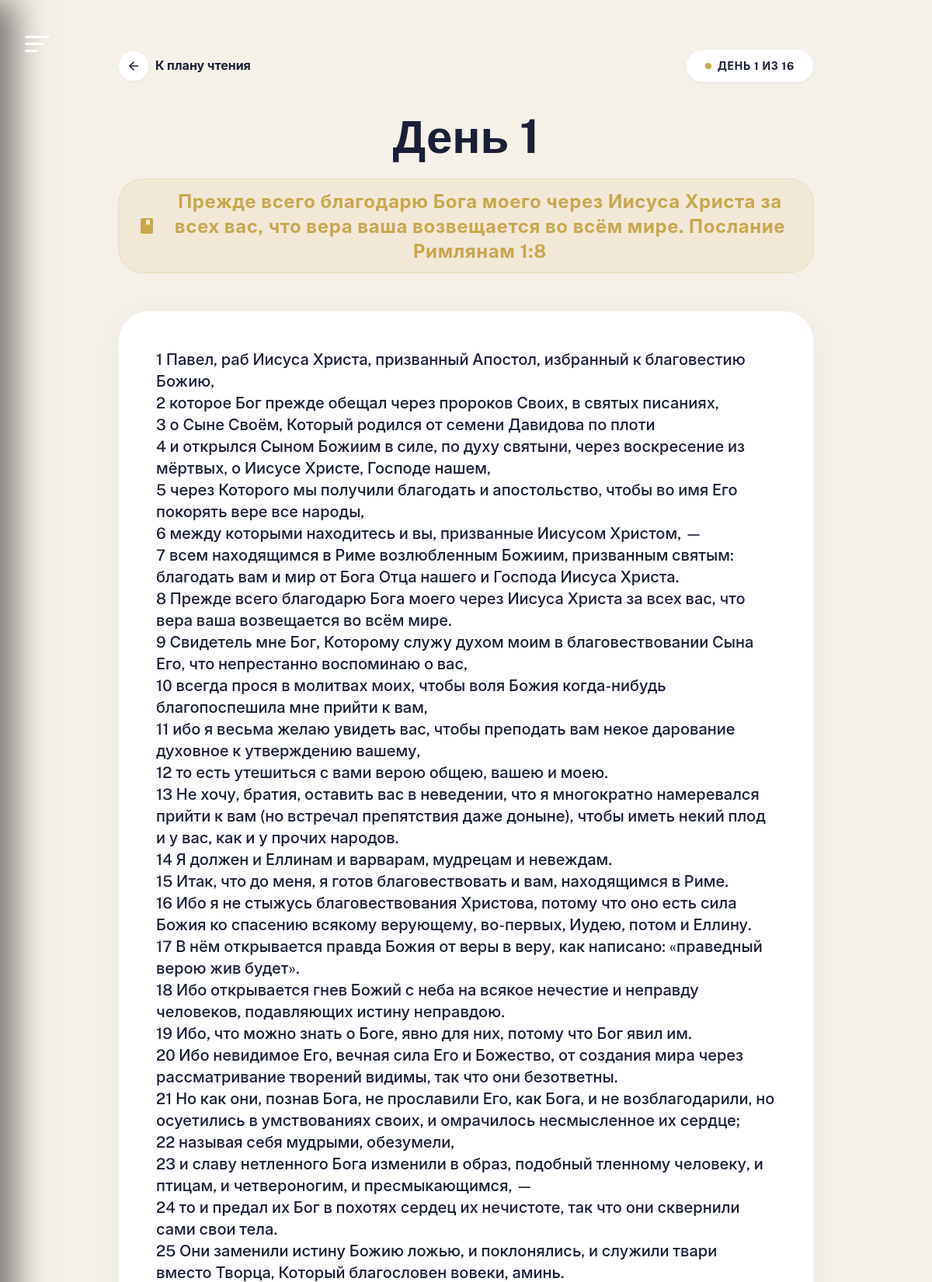
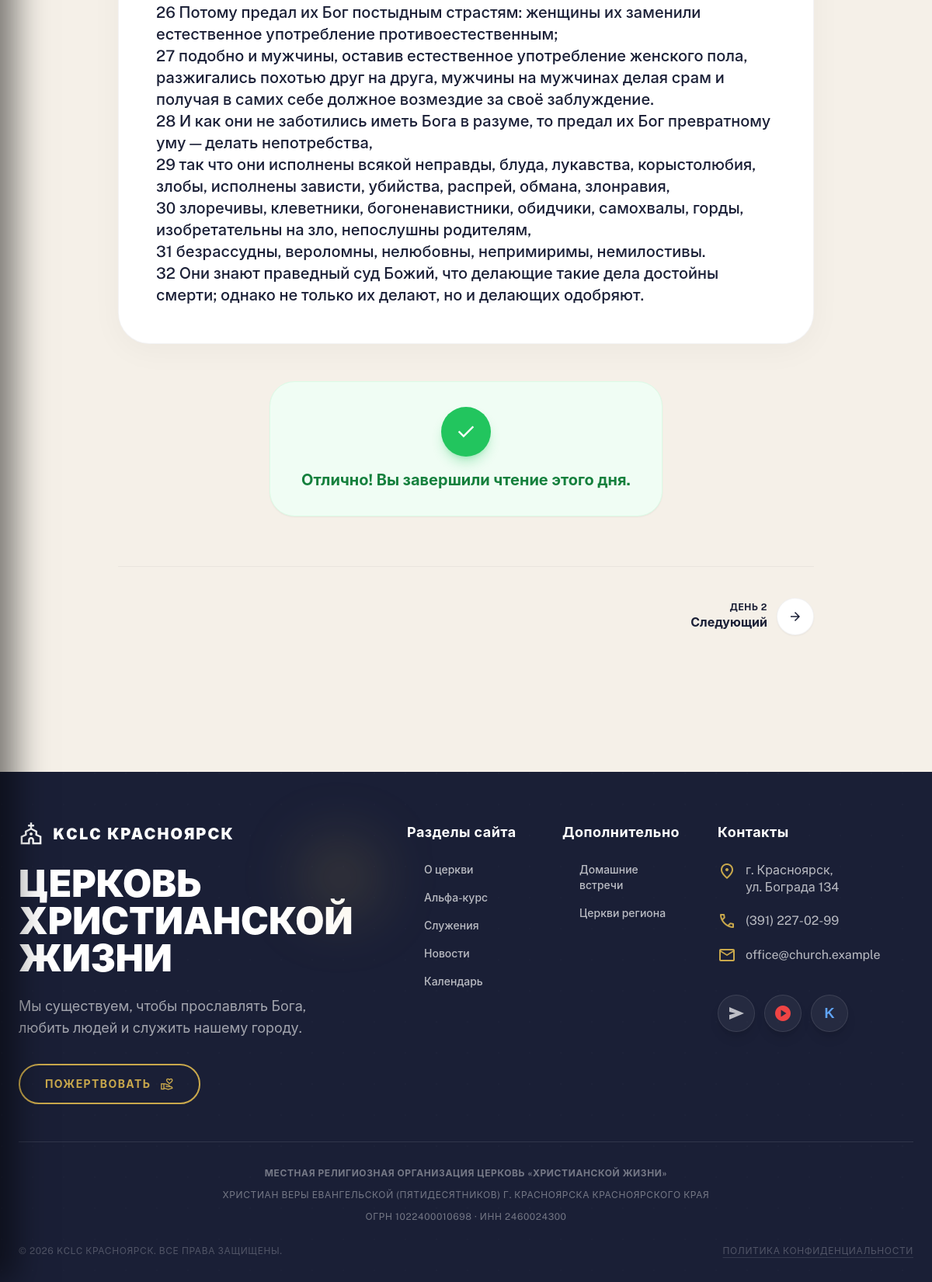
The app's page /library/bible/read/1/1/ (signed in) with its own data (2 pictures, top to bottom).
### church_app/models.py (models this page shows, shortened)
class BibleReading(models.Model):
    plan = models.ForeignKey(BiblePlan, on_delete=models.CASCADE, related_name='readings')
    day_number = models.IntegerField(verbose_name="День")
    title = models.CharField(max_length=200, verbose_name="Название")
    bible_passage = models.CharField(max_length=200, verbose_name="Отрывок (например: Иоанна 3:16)")
    start_chapter = models.CharField(max_length=50, verbose_name="Начало", help_text="Книга Глава:Стих")
    end_chapter = models.CharField(max_length=50, blank=True, null=True, verbose_name="Конец")
    content = models.TextField(blank=True, verbose_name="Дополнительный текст")
    class Meta:
        ordering = ['plan', 'day_number']
        unique_together = ['plan', 'day_number']
        verbose_name = "День чтения"
        verbose_name_plural = "Дни чтения"

class BiblePlan(models.Model):
    title = models.CharField(max_length=200, verbose_name="Название")
    description = models.TextField(verbose_name="Описание")
    image = models.ImageField(upload_to='bible_plans/', blank=True, null=True, verbose_name="Изображение")
    days_count = models.IntegerField(default=7, verbose_name="Количество дней")
    is_active = models.BooleanField(default=True, verbose_name="Активен")
    order = models.IntegerField(default=0, verbose_name="Порядок")
    created_at = models.DateTimeField(auto_now_add=True)
    class Meta:
        ordering = ['order', 'title']
        verbose_name = "План чтения"
        verbose_name_plural = "Планы чтения"

### church_app/views_library.py (the view)
# urls.py: path('library/bible/read/<int:plan_id>/<int:day>/', views_library.bible_read_day, name='bible_read_day'),
@login_required
def bible_read_day(request, plan_id, day):
    plan = get_object_or_404(BiblePlan, id=plan_id, is_active=True)
    reading = get_object_or_404(BibleReading, plan=plan, day_number=day)
    progress = UserBibleProgress.objects.get_or_create(user=request.user, plan=plan)[0]
    if request.method == 'POST':
        progress.mark_day_completed(day)
        messages.success(request, f'День {day} отмечен как прочитанный!')
        return redirect('bible_plan_detail', plan_id=plan.id)
    context = {
        'plan': plan,
        'reading': reading,
        'progress': progress,
        'is_completed': day in progress.completed_days,
    }
    return render(request, 'library/bible_read_day.html', context)

### templates/library/bible_read_day.html (shortened to what this page needs)
{% extends 'library/base_library.html' %}
{% load static %}
{% block library_content %}
<div class="max-w-4xl mx-auto mb-20">
    <div class="flex items-center justify-between mb-10">
        <a href="{% url 'bible_plan_detail' plan.id %}" class="inline-flex items-center gap-2 text-txt-sub hover:text-primary font-bold transition-colors group">
            <div class="w-10 h-10 rounded-full bg-white border border-navy/5 shadow-sm flex items-center justify-center group-hover:-translate-x-1 transition-transform">
                <span class="material-symbols-outlined text-[20px]">arrow_back</span>
            </div>
            <span class="hidden sm:inline">К плану чтения</span>
        </a>
        <div class="px-6 py-2.5 rounded-full bg-white border border-navy/5 shadow-sm flex items-center gap-2">
            <span class="w-2 h-2 rounded-full bg-primary animate-pulse"></span>
            <span class="text-navy font-bold text-sm uppercase tracking-wider">День {{ reading.day_number }} <span class="text-txt-sub">из {{ plan.days_count }}</span></span>
        </div>
    </div>
    <div class="text-center mb-12">
        <h1 class="text-4xl sm:text-5xl lg:text-6xl font-display font-bold text-navy mb-6 leading-tight">{{ reading.title }}</h1>
        <div class="inline-flex items-center justify-center gap-3 px-6 py-3 rounded-2xl bg-primary/10 text-primary border border-primary/20">
            <span class="material-symbols-outlined" style="font-variation-settings: 'FILL' 1;">book</span>
            <h2 class="text-xl sm:text-2xl font-bold tracking-wide">{{ reading.bible_passage }}</h2>
        </div>
    </div>
    <div class="bg-white rounded-[2.5rem] p-8 sm:p-12 shadow-[0_8px_40px_rgba(0,0,0,0.04)] border border-navy/5 mb-12 relative overflow-hidden">
        <div class="absolute top-0 right-0 w-64 h-64 bg-[url('https://www.transparenttextures.com/patterns/stardust.png')] opacity-5 pointer-events-none"></div>
        <div class="prose prose-lg prose-navy max-w-none relative z-10 text-txt-sub leading-relaxed font-medium text-lg sm:text-xl">
            {% if reading.content %}
                {{ reading.content|linebreaks }}
            {% endif %}
        </div>
    </div>
    <div class="flex justify-center mb-16">
        {% if user.is_authenticated %}
            {% if is_completed %}
                <div class="inline-flex flex-col items-center gap-4 bg-green-50 px-10 py-8 rounded-[2rem] border border-green-100 shadow-sm">
                    <div class="w-16 h-16 bg-green-500 rounded-full flex items-center justify-center text-white shadow-lg shadow-green-500/30">
                        <span class="material-symbols-outlined text-3xl" style="font-variation-settings: 'FILL' 1;">check</span>
                    </div>
                    <p class="text-green-700 font-bold text-xl">Отлично! Вы завершили чтение этого дня.</p>
                </div>
            {% endif %}
        {% endif %}
    </div>
    <div class="flex items-center justify-between border-t border-navy/5 pt-10">
        {% if reading.day_number < plan.days_count %}
        <a href="{% url 'bible_read_day' plan.id reading.day_number|add:'1' %}" class="flex items-center gap-3 text-right group">
            <div class="hidden sm:block">
                <div class="text-xs font-bold uppercase tracking-wider text-txt-sub group-hover:text-primary transition-colors">День {{ reading.day_number|add:'1' }}</div>
                <div class="text-navy font-bold">Следующий</div>
            </div>
            <div class="w-12 h-12 rounded-full bg-white border border-navy/5 shadow-sm flex items-center justify-center text-txt-sub group-hover:text-primary group-hover:translate-x-1 transition-all">
                <span class="material-symbols-outlined text-xl">arrow_forward</span>
            </div>
        </a>
        {% endif %}
    </div>
</div>
{% endblock %}

### static/css/base.css (style rules this page uses)
:root { --navy: #1a1f36; --navy-light: #252b48; --navy-hover: #2c335a; --gold: #c9a84c; --gold-hover: #b08e35; --bg: #f5f0e8; --txt: #1a1f36; --txt-sub: #3d4260; --txt-muted: #8b8fa8; --white: #ffffff; --success: #27ae60; --error: #e74c3c; --header-height: 72px; --bottom-nav-height: 80px; --max-width: 1200px; --radius: 16px; --radius-lg: 24px; --radius-xl: 32px; --spring-easing: cubic-bezier(0.25, 1, 0.5, 1); --fast-easing: cubic-bezier(0.4, 0, 0.2, 1); --glass-bg: rgba(15, 20, 32, 0.75); --glass-border: rgba(255, 255, 255, 0.15); }
* { margin: 0; padding: 0; box-sizing: border-box; }
html { font-size: 16px; -webkit-text-size-adjust: 100%; -webkit-font-smoothing: antialiased; -moz-osx-font-smoothing: grayscale; overscroll-behavior-y: none; background-color: #0f1420; overscroll-behavior: none; }
body { font-family: 'Public Sans', -apple-system, BlinkMacSystemFont, 'Segoe UI', Roboto, Helvetica, Arial, sans-serif; background: var(--bg); color: var(--txt); line-height: 1.6; overflow-x: hidden; width: 100%; -webkit-overflow-scrolling: touch; overscroll-behavior: none; min-height: 100%; }
a { color: inherit; text-decoration: none; -webkit-tap-highlight-color: transparent; }

### templates/base.html (style rules this page uses)
.material-symbols-outlined { font-family: 'Material Symbols Outlined' !important; font-weight: normal !important; font-style: normal !important; font-size: 24px; display: inline-block !important; line-height: 1 !important; text-transform: none !important; letter-spacing: normal !important; word-wrap: normal !important; white-space: nowrap !important; direction: ltr !important; }

### records on screen
BibleReading: day_number "1", title "День 1", bible_passage "Прежде всего благодарю Бога моего через Иисуса Христа за всех вас, что вера ваша возвещается во всём мире. Послание Римлянам 1:8", content "1 Павел, раб Иисуса Христа, призванный Апостол, избранный к благовестию Божию, 2 которое Бог прежде обещал через пророков Своих, в святых писаниях, 3 о Сыне Своём, Который родился от семени Давидова по плоти 4 и открылся Сыном Божиим в силе, по духу святыни, через воскресение из мёртвых, о Иисусе Христе, Господе нашем, 5 через Которого мы получили благодать и апостольство, чтобы во имя Его покорять вере все народы, 6 между которыми находитесь и вы, призванные Иисусом Христом, — 7 всем находящимся в Риме возлюбленным Божиим, призванным святым: благодать вам и мир от Бога Отца нашего и Господа Иисуса Христа. 8 Прежде всего благодарю Бога моего через Иисуса Христа за всех вас, что вера ваша…", day_number|add "2"
BiblePlan: days_count "16"
